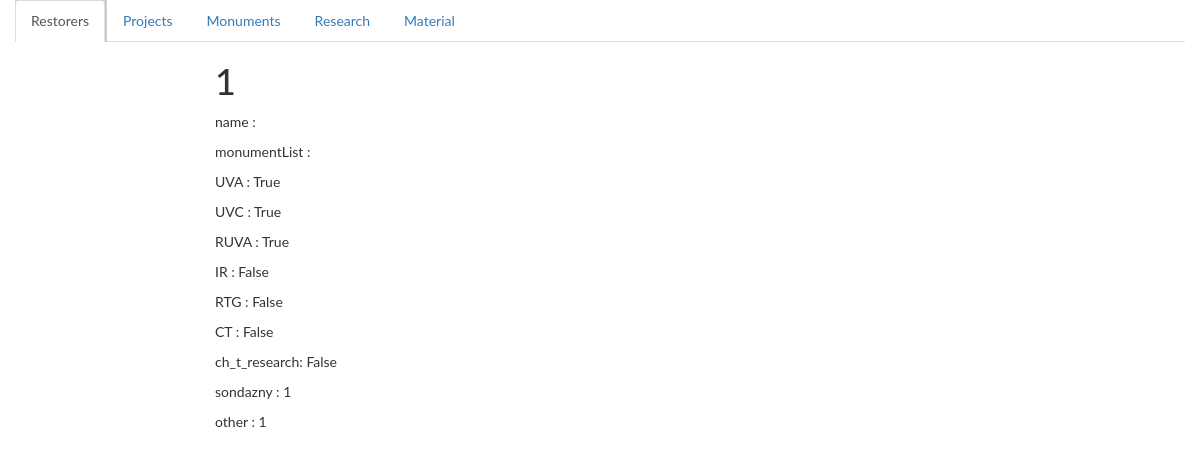
The app's page /research/details/1/ with its own data.
### catalogWeb/models.py (models this page shows)
class Research(models.Model):
    monument = models.ForeignKey(Monument,blank=True,null=True,on_delete=models.PROTECT)
    project = models.ForeignKey(Project,blank=True,null=True,on_delete=models.CASCADE)
    UVA = models.BooleanField()
    UVC = models.BooleanField()
    RUVA = models.BooleanField()
    IR = models.BooleanField()
    RTG = models.BooleanField()
    CT = models.BooleanField()
    ch_t_research = models.BooleanField()
    sondazny = models.CharField(max_length=200)
    other = models.CharField(max_length=200)
    def __str__(self):
        return '%s' % self.id

### catalogWeb/views.py (the view)
# urls.py: url(r'research/details/(?P<pk>[0-9]+)/$', views.ResearchDetail.as_view(), name='researchDetail'),
class ResearchDetail(DetailView):
    model = Research

### catalogWeb/templates/catalogWeb/research_detail.html
{% extends "base_generic.html" %}
{% block content %}
    <h1>{{ object }}</h1>
    <p>name         : {{ research.name          }}</p>
    <p>monumentList : {{ research.monumentList  }}</p>
    <p>UVA          : {{ research.UVA           }}</p>
    <p>UVC          : {{ research.UVC           }}</p>
    <p>RUVA         : {{ research.RUVA          }}</p>
    <p>IR           : {{ research.IR            }}</p>
    <p>RTG          : {{ research.RTG           }}</p>
    <p>CT           : {{ research.CT            }}</p>
    <p>ch_t_research: {{ research.ch_t_research }}</p>
    <p>sondazny     : {{ research.sondazny      }}</p>
    <p>other        : {{ research.other         }}</p>
{% endblock content %}

### catalogWeb/static/catalogWeb/css/mystyle.css (style rules this page uses)
body { font-family: "Lato", sans-serif; }

### records on screen
Research: id "1", UVA "True", UVC "True", RUVA "True", IR "False", RTG "False", CT "False", ch_t_research "False", sondazny "1", other "1"
